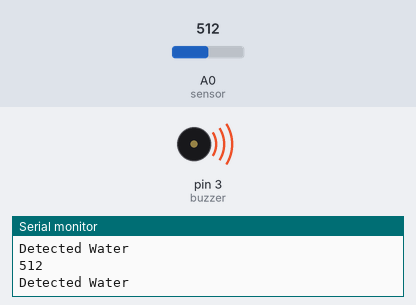
The sketch below on a simulated Arduino Uno, built with avr-gcc and run on an emulated ATmega328P. Shown: buzzer (waves = sounding, pin HIGH), the last lines printed to the serial monitor. The test bench sets the inputs (shaded band); at power-on: A0 (sensor) = 512.

Above: at 1.2 s.
1.3 s: A0 (sensor) set to 111
2.8 s: A0 (sensor) set to 89
At 3.5 s:
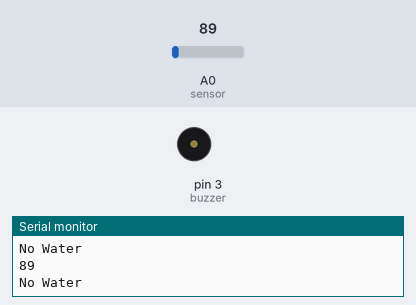
4.3 s: A0 (sensor) set to 110
At 5.5 s:
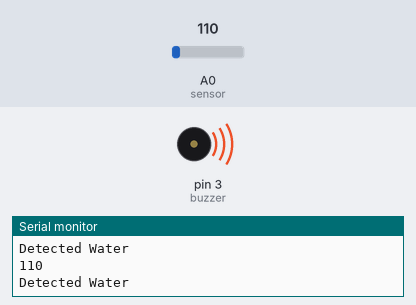
5.8 s: A0 (sensor) set to 90
At 6.7 s:
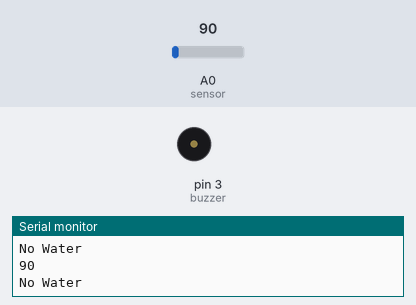
Timing chart, 0 to 8.3 s (numbered marks = the images above; inputs shaded):
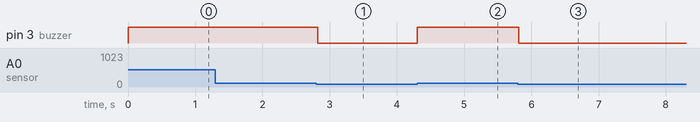

Measured:
- the behaviour switches between 101 and 100 on A0 (sensor) (found by bisection; images 0 and 1)
- after the input at 2.8 s, pin 3 (buzzer): HIGH → LOW at once
- after the input at 4.3 s, pin 3 (buzzer): LOW → HIGH at once
- after the input at 5.8 s, pin 3 (buzzer): HIGH → LOW at once

The sketch:

NonContectLuquid.ino
```cpp
int sensor = A0;
int buzzer = 3;
int val = 0;
//const byte interruptPin = 2;

/*void blink() {
  digitalWrite(buzzer, HIGH);
delay(200);
digitalWrite(buzzer, LOW);
delay(100);
Serial.println("Detected Water");
}
void receive1()           //ISR function excutes when push button at pinD2 is pressed
{

}*/

void setup() {
Serial.begin(9600);
pinMode(sensor, INPUT);
pinMode(buzzer, OUTPUT);
}

void loop() {
  //attachInterrupt(digitalPinToInterrupt(2),receive1,CHANGE);
  val = analogRead(sensor);
Serial.println(val);
if (val > 100){
digitalWrite(buzzer, HIGH);
Serial.println("Detected Water");
}
/*if (val > 100){
  attachInterrupt(  digitalPinToInterrupt(interruptPin), blink, CHANGE);
}*/
else{
  digitalWrite(buzzer, LOW);
Serial.println("No Water");
  }

}
```
